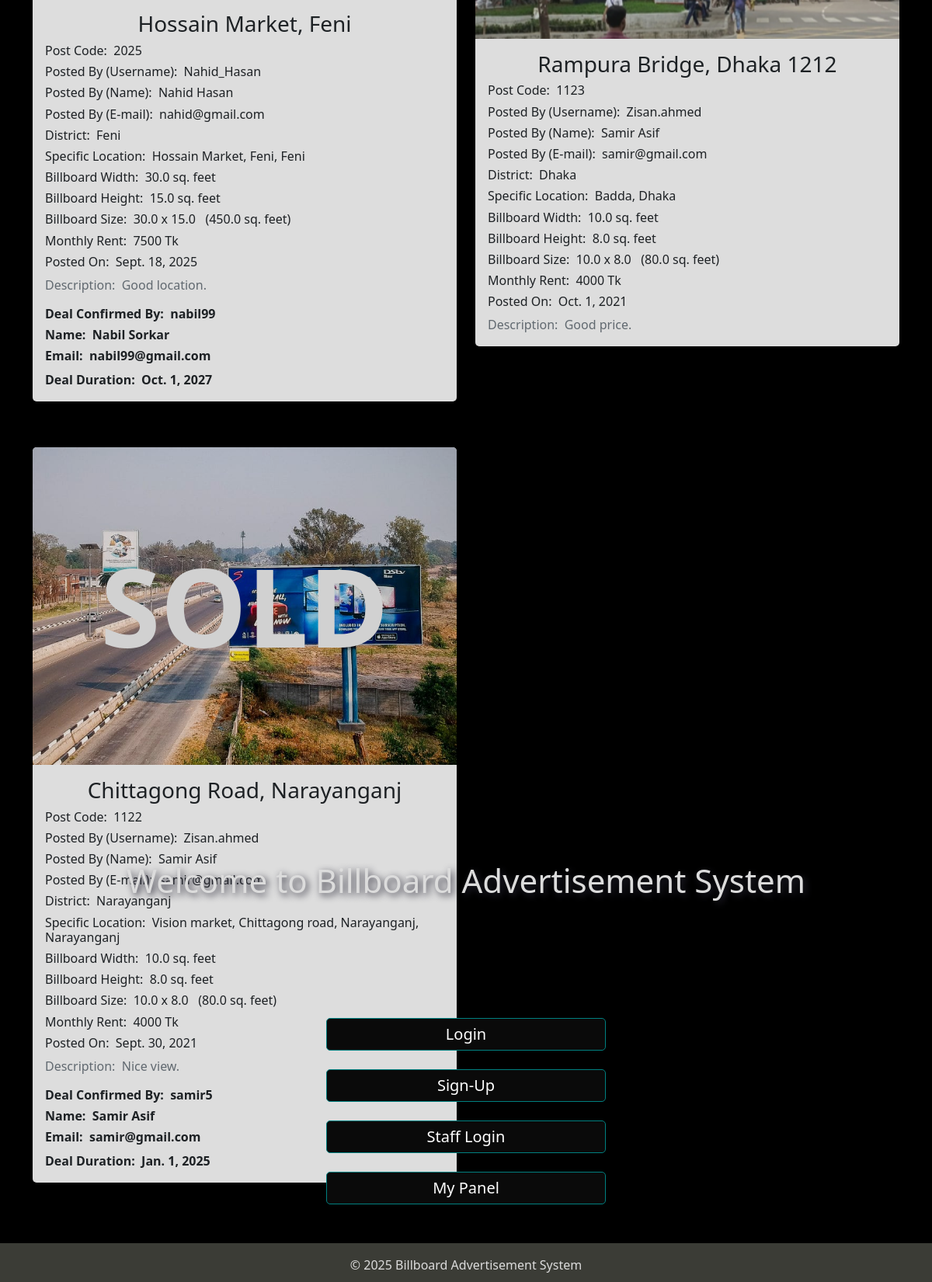
Before: / (lower part) with the older database file.
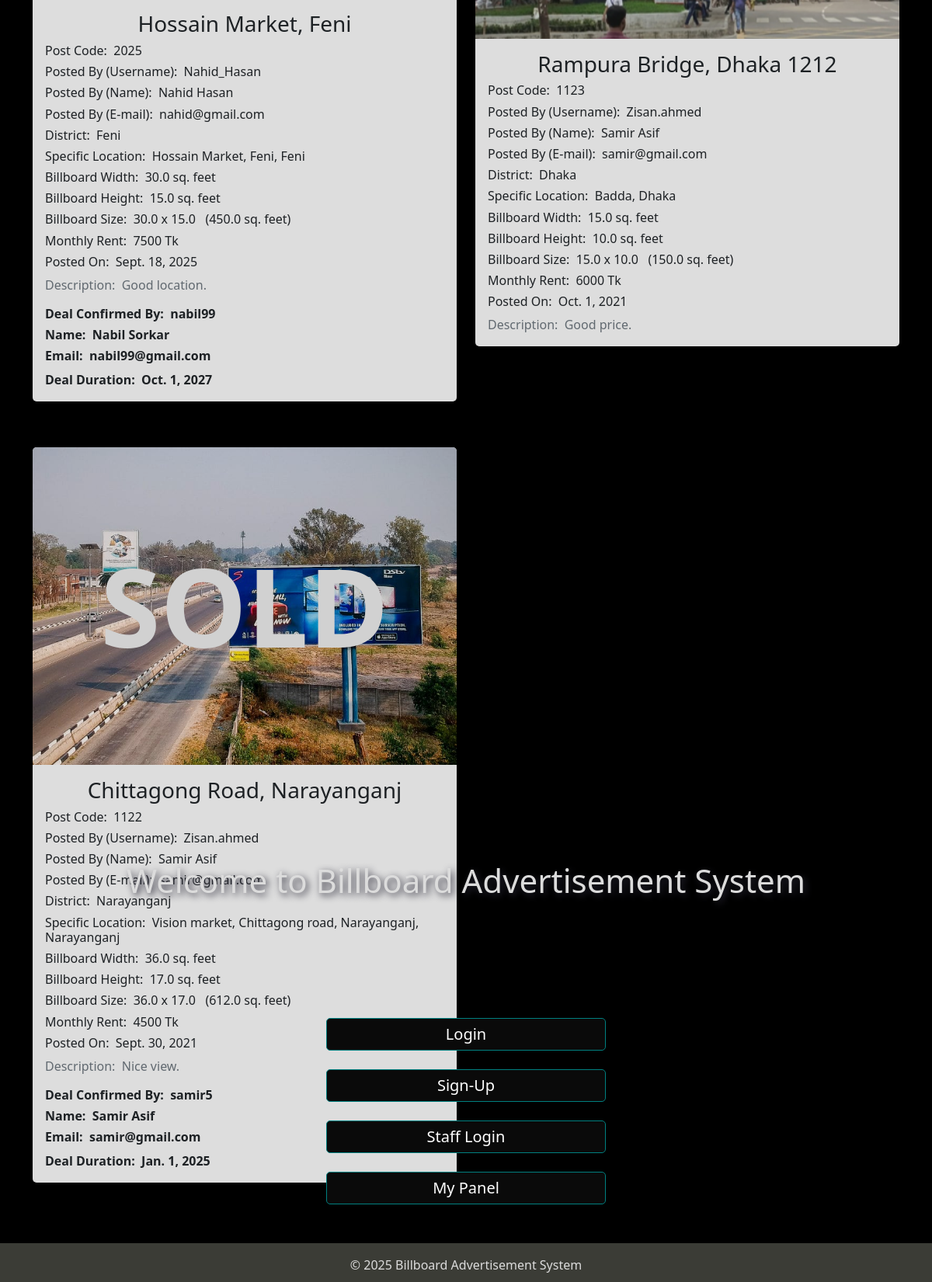
After: the same page with the newer database file.
### Billboard_Advertisement/models.py (models this page shows, shortened)
class PostAdvertiseTable(models.Model):
    author = models.ForeignKey(User, on_delete=models.CASCADE, default=None, related_name="adPoster")
    code = models.CharField(max_length=100, primary_key=True)
    title = models.CharField(max_length = 100, default=None)
    location = models.CharField(max_length=30, default='', blank=False, choices=locations)
    Spec_loc = models.CharField(max_length=100, default=None)
    width = models.FloatField(max_length=100, default='0')
    height = models.FloatField(max_length=100, default='0')
    size = models.FloatField(max_length=100, default='0')
    price = models.CharField(max_length=100, default=None)
    short_desc = models.TextField(max_length=500, default=None)
    post_date = models.DateField(default=timezone.now)
    posted_billboards_pic = models.ImageField(
        upload_to='posted_billboards_pic/billboards_images',
        blank=True
    )
    objects = models.Manager()
    @property
    def image_url(self):
        if self.posted_billboards_pic and hasattr(self.posted_billboards_pic, "url"):
            return self.posted_billboards_pic.url
        return static("assets/image/Default images/billboard_image/demo_billboard_image.JPG")

### Billboard_Advertisement/views.py (the view)
# urls.py: 2. Add a URL to urlpatterns:  path('', views.home, name='home')
def home(req):
    allPosts = PostAdvertiseTable.objects.all().order_by('-post_date')
    allConfirmedposts = confirm_post.objects.all()
    billboard_filter = billboardFilter2(req.GET, queryset=allPosts)
    context = {'allPosts': allPosts, 'allConfirmedposts': allConfirmedposts, 'filter': billboard_filter}
    return render(req, 'home.html', context)

### Billboard_Advertisement/grettings.py (called while the page is built)
def give_grettings(request):
    currentTime = datetime.datetime.now()
    if 5 <= currentTime.hour < 12:
        time = 'morning'
    elif 12 <= currentTime.hour < 17:
        time = 'afternoon'
    elif 17 <= currentTime.hour < 21:
        time = 'evening'
    else:
        time = 'night'
    return {
        'time': time
    }

### Billboard_Advertisement/templates/home.html (shortened to what the changed rows need)
<!DOCTYPE html>
<html lang="en">
{% load static %}
<head>
    <link href="https://cdn.jsdelivr.net/npm/bootstrap@5.0.2/dist/css/bootstrap.min.css" rel="stylesheet"
>
    <link rel="stylesheet" href="https://cdnjs.cloudflare.com/ajax/libs/font-awesome/4.7.0/css/font-awesome.min.css">
    <link rel="stylesheet" type="text/css" href="{% static 'css/style.css' %}"/>
</head>
<body id="page-top" style="background-color: #3b3c36;">
{% block content %}
<div class="video-overlay">
    <h1 style="font-size: 42px; text-align: center; color: gainsboro; text-shadow: 3px 3px 10px #272634;">Welcome to Billboard Advertisement System</h1>
    <br><br><br><br><br><br>
    <br>
    <br>
    <br>
    {% endblock %}
</div>
    <section style="background-color: black;">
        <div class="container">
            <br><br><br>
                {% load crispy_forms_tags %}
            <br><br>
            <div class="row row-cols-1 row-cols-md-2 g-4">
              {% for post in filter.qs %}
              <div class="col" style="padding-bottom: 35px">
                <card_opacity>
                <div class="card2" style="background-color: whitesmoke;">
                  {% load static %}
                  <div class="new_container">
                  <a href="#" onClick="return false;"><img src="{{ post.image_url }}" class="card-img-top" alt="billboard image"
                        onclick=enlargeImg() id="bb_img2" style="border-radius: 5px 5px 0px 0px;"></a>
                  {% for post1 in allConfirmedposts %}
                  {% if post.code == post1.adCode %}
                    <div class="centered" style="font-size : 140px; color: #e8e8e8;"><b>SOLD</b></div>
                  {% endif %}
                  {% endfor %}
                  </div>
                  <div class="card-body">
                      <h3 class="card-title" style="text-align:center">{{ post.title }}</h3>
                      <p class="card-text h6">Post Code: &nbsp;{{ post.code }}</p>
                      <p class="card-text h6">Posted By (Username): &nbsp;{{ post.author }}</p>
                      <p class="card-text h6">Posted By (Name): &nbsp;{{ post.author.first_name}} {{post.author.last_name}}</p>
                      <p class="card-text h6">Posted By (E-mail): &nbsp;{{ post.author.email }}</p>
                      <p class="card-text h6">District: &nbsp;{{ post.location }}</p>
                      <p class="card-text h6">Specific Location: &nbsp;{{ post.Spec_loc }}, {{ post.location }}</p>
                      <p class="card-text h6">Billboard Width: &nbsp;{{ post.width }} sq. feet</p>
                      <p class="card-text h6">Billboard Height: &nbsp;{{ post.height }} sq. feet</p>
                      <p class="card-text h6">Billboard Size: &nbsp;{{ post.width }} x {{ post.height }} &nbsp; ({{ post.size }} sq. feet)</p>
                      <p class="card-text h6">Monthly Rent: &nbsp;{{ post.price }} Tk</p>
                      <p class="card-text h6">Posted On: &nbsp;{{ post.post_date }}</p>
                      <p class="card-text text-muted">Description: &nbsp;{{post.short_desc|slice:":200"}}</p>
                      {% for post1 in allConfirmedposts %}
                        {% if post.code == post1.adCode %}
                            <p class="card-text h6"><b>Deal Confirmed By: &nbsp;{{ post1.confirmed_by }}</b></p>
                            <p class="card-text h6"><b>Name: &nbsp;{{ post1.confirmed_by.first_name }} {{ post1.confirmed_by.last_name }}</b></p>
                            <p class="card-text h6"><b>Email: &nbsp;{{ post1.confirmed_by.email }}</b></p>
                            <p class="card-text"><b>Deal Duration: &nbsp;{{ post1.dealDuration }}</b></p>
                        {% endif %}
                      {% endfor %}
                  </div>
                </div>
                  </card_opacity>
              </div>
              {% endfor %}
            </div>
        </div>
        <br><br>
    </section>
</body>
</html>

Changed rows visible on the page:
changed PostAdvertiseTable "Rampura Bridge, Dhaka 1212": width "10.0" → "15.0"; height "8.0" → "10.0"; size "80.0" → "150.0"; price "4000" → "6000"
changed PostAdvertiseTable "Chittagong Road, Narayanganj": width "10.0" → "36.0"; height "8.0" → "17.0"; size "80.0" → "612.0"; price "4000" → "4500"
